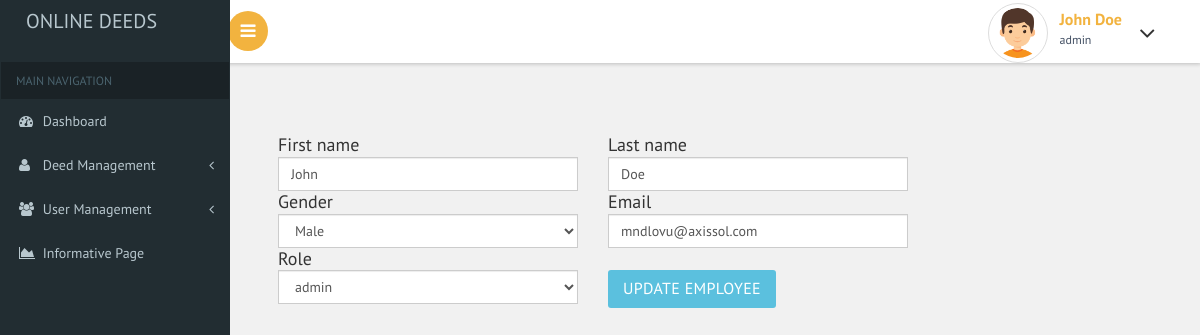
/edit_emp.php?id=10514726 (signed in), run on the app's committed database.
### tables this page shows
CREATE TABLE `employees` (
  `id` int(8) NOT NULL,
  `password` varchar(200) NOT NULL,
  `fname` varchar(200) NOT NULL,
  `lname` varchar(200) NOT NULL,
  `gender` varchar(20) NOT NULL,
  `email` varchar(200) NOT NULL,
  `is_active` tinyint(1) NOT NULL,
  `role` varchar(20) NOT NULL
);

### edit_emp.php (the view, shortened to what this page needs)
<?php
include "includes/header.php";
$genders = array('Male', 'Female');
$roles = array('admin', 'employee');
$id=$_GET['id'];
$query = "SELECT * FROM employees where id=$id";
$statement = $db->prepare($query);
$statement->execute();
$result = $statement->fetchAll();
$fname=$result[0]['fname'];
$lname=$result[0]['lname'];
$gender=$result[0]['gender'];
$email=$result[0]['email'];
$role=$result[0]['role'];
?>
		<div id="page-wrapper">
			<div class="main-page">
		<br>
    	<div class="col-sm-9">
			<div class="tab-content">
				<form class="form" action="includes/edit_emp.php?id=<?php echo $id; ?>" method="POST" id="save_user">
                      <div class="form-group">
                          <div class="col-xs-6">
                              <label for="first_name"><h4>First name</h4></label>
                              <input type="text" class="form-control" placeholder="first_name" title="enter first name." name="firstname" value="<?php echo $fname; ?>">
                          </div>
                      </div>
                      <div class="form-group">
                          <div class="col-xs-6">
                            <label for="last_name"><h4>Last name</h4></label>
                              <input type="text" class="form-control"  placeholder=last_name" title="enter last name." name="lastname" value="<?php echo $lname; ?>">
                          </div>
                      </div>
                        <div class="form-group">
                          <div class="col-xs-6">
                              <label for="gender"><h4>Gender</h4></label>
                              <select class="form-control" name="gender">
                                <?php foreach ($genders as $g) : ?>
                                    <?php if ($g == $gender) : ?>
                                        <option value="<?php echo $g; ?>" selected><?php echo $g; ?></option>
                                    <?php else : ?>
                                        <option value="<?php echo $g; ?>"><?php echo $g; ?></option>
                                    <?php endif; ?>
                                <?php endforeach; ?>
								</select>
						</div>
                      </div>
                       <div class="form-group">
                          <div class="col-xs-6">
                            <label for="last_name"><h4>Email</h4></label>
                              <input type="email" class="form-control"  placeholder="email" title="enter email." name="email" value="<?php echo $email; ?>">
                          </div>
                      </div>
                       <div class="form-group">
                          <div class="col-xs-6">
                              <label for="gender"><h4>Role</h4></label>
                              <select class="form-control" name="role">
                                <?php foreach ($roles as $g) : ?>
                                    <?php if ($g == $role) : ?>
                                        <option value="<?php echo $g; ?>" selected><?php echo $g; ?></option>
                                    <?php else : ?>
                                        <option value="<?php echo $g; ?>"><?php echo $g; ?></option>
                                    <?php endif; ?>
                                <?php endforeach; ?>
								</select>
						</div>
                      </div>
                      <div class="form-group">
                          <div class="col-xs-6">
							 <br>
							 <button type="submit" class="btn btn-lg btn-info" name="update_user" >Update Employee</button>
                          </div>
                    </div>
					<div class="form-group">
                          <div class="col-xs-6">
							 <br>
                          </div>
                    </div>
                </form>
          </div>
    </div>
	</div>
		</div>
	</div>
</body>
</html>

### css/custom.css (style rules this page uses)
#page-wrapper { padding:5em 2em 2.5em; background-color: #F1F1F1; }

### data on the page
employees: firstname "John", lastname "Doe", gender "Male", email "mndlovu@axissol.com", role "admin"

### other printed values
$_SESSION['fname'] "John"
$_SESSION['lname'] "Doe"
$_SESSION['role'] "admin"
